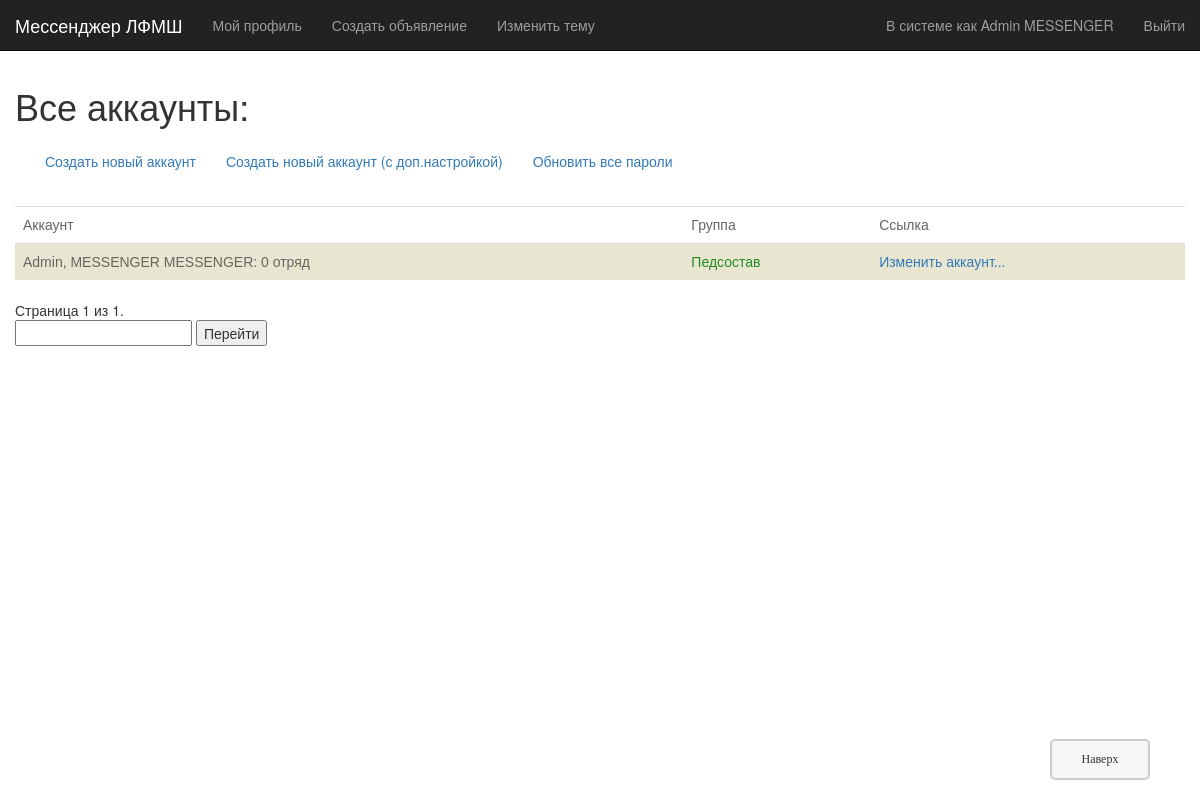
Before: /messenger/account/info/ (signed in) with the older database file.
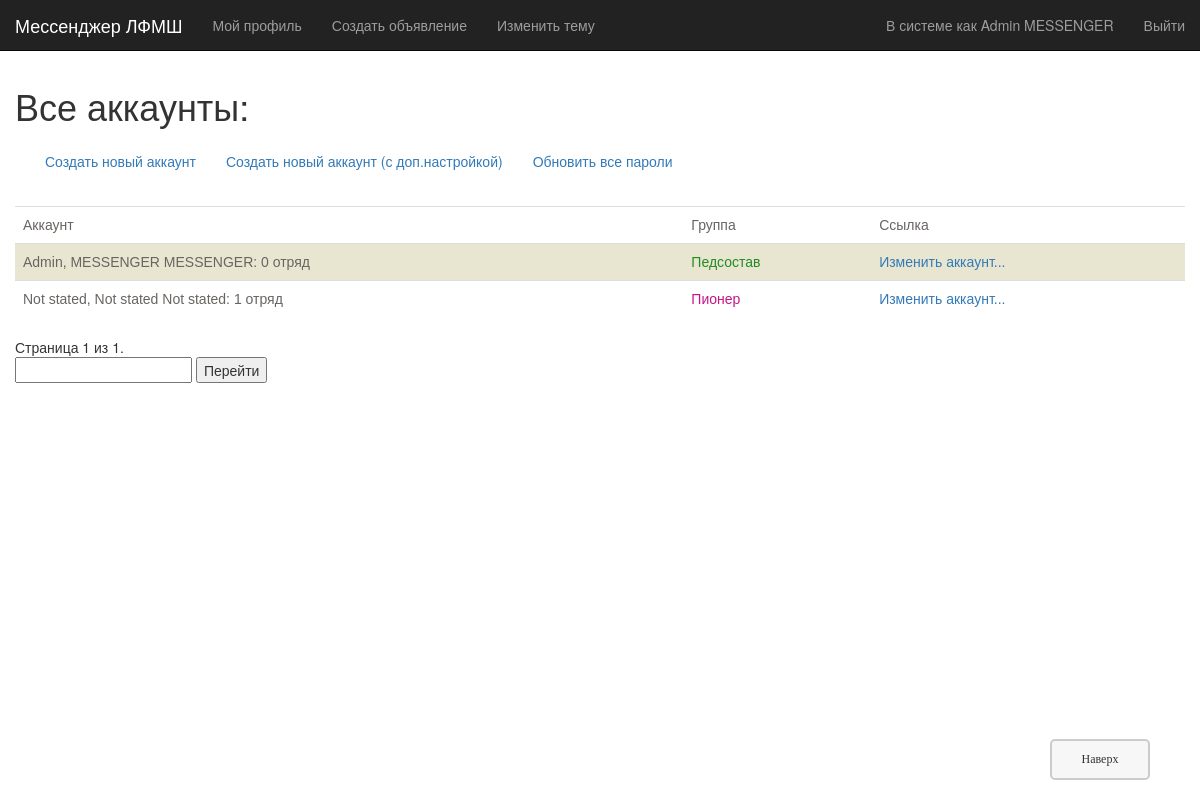
After: the same page with the newer database file.
### lfmsh/models.py (models this page shows, shortened)
class account(models.Model):
    user = models.OneToOneField(User, on_delete=models.CASCADE, verbose_name="Пользователь:")
    id = models.UUIDField(primary_key=True, default=uuid.uuid4, help_text="Уникальный ID аккаунта.")#, editable=False)
    first_name = models.CharField(max_length=40, default='Not stated', verbose_name="Имя:")        #   Имя
    middle_name = models.CharField(max_length=40, default='Not stated', verbose_name="Отчество:")  #   Отчество
    last_name = models.CharField(max_length=40, default='Not stated', verbose_name="Фамилия:")     #   Фамилия
    party = models.IntegerField(default=0, verbose_name="Отряд:")
    account_status = models.CharField(max_length=100, default='', blank=True, verbose_name="Статус:")
    theme_self = models.ForeignKey('theme', default=None, blank=True, null=True, on_delete=models.SET_NULL, verbose_name="Тема аккаунта:")
    class Meta:
        ordering = ["party", "last_name"]
        permissions = (
            ("staff_", "Принадлежность к персоналу"),
            ("register", "Может регистрировать пользователей"),
            ("edit_users", "Может изменять пользователей"),
            ("ant_edit", "Может принимать заявки"),
        )
    def get_absolute_url_for_edit(self):
        return reverse('account-edit-n', args=[str(self.id)])
    def info(self):
        return f'{self.last_name}, {self.first_name} {self.middle_name}: {self.party} отряд'
    def short_name(self):
        return f'{self.last_name} {self.first_name}'
    def is_ped(self):
        group = self.user.groups.get(name="pedagogue")
        return group is not None

### lfmsh/views.py (the view)
@permission_required('lfmsh.staff_')
@permission_required('lfmsh.edit_users')
def account_info(request):
    acc_all = account.objects.all()
    paginator1 = Paginator(acc_all, 25)
    page1 = request.GET.get('page1')
    try:
        items1 = paginator1.page(page1)
    except PageNotAnInteger:
        items1 = paginator1.page(1)
    except EmptyPage:
        items1 = paginator1.page(paginator1.num_pages)
    return render(
        request,
        'messenger/account_status.html',
        context={
            'object_list': items1,
        }
    )

### lfmsh/templates/messenger/account_status.html (shortened to what this page needs)
{% extends "base_generic.html" %}
{% block content %}
    <h1>Все аккаунты:</h1>
    <div class="container-fluid">
        <ul class="nav navbar-nav navbar-left">
          {% if perms.lfmsh.staff_ %}
            <li><a href="{% url 'new-user' %}">Создать новый аккаунт</a></li>
            <li><a href="{% url 'new-user-custom' %}">Создать новый аккаунт (с доп.настройкой)</a></li>
            {% if object_list %}
            <li><a href="{% url 'update-all-pass' %}">Обновить все пароли</a></li>
            {% endif %}
          {% endif %}
        </ul>
    </div>
    <br />
    {% if object_list %}
    <table class="table">
        <tr class="tr">
            <td class="td">Аккаунт</td>
            <td class="td">Группа</td>
            <td class="td">Ссылка</td>
        </tr>
        {% for element in object_list %}
        <tr class="tr">
            <td class="td">{{ element.info }}</td>
            <td class="td">
                {% if element.is_ped == True %}
                    <span class="green">Педсостав</span>
                {% else %}
                    <span class="red">Пионер</span>
                {% endif %}
            </td>
            <td class="td"><a href="{{ element.get_absolute_url_for_edit }}">Изменить аккаунт...</a></td>
        </tr>
        {% endfor %}
    </table>
    <span class="page-current">
        Страница {{ object_list.number }} из {{ object_list.paginator.num_pages }}.
    </span>
    <form method="GET" action="{% url 'info-users' %}">
        <input type="text" name="page1" value="{{ messages.number }}" />
        <button type="submit">Перейти</button>
    </form>
    {% else %}
      <p>Ещё не существует ни одного аккаунта.</p>
    {% endif %}
    <a href="#top" title="В начало" tabindex="-1" class="topbutton">Наверх</a>
{% endblock %}

Changed rows visible on the page:
added account: info "Not stated, Not stated Not stated: 1 отряд", shows "Пионер"
